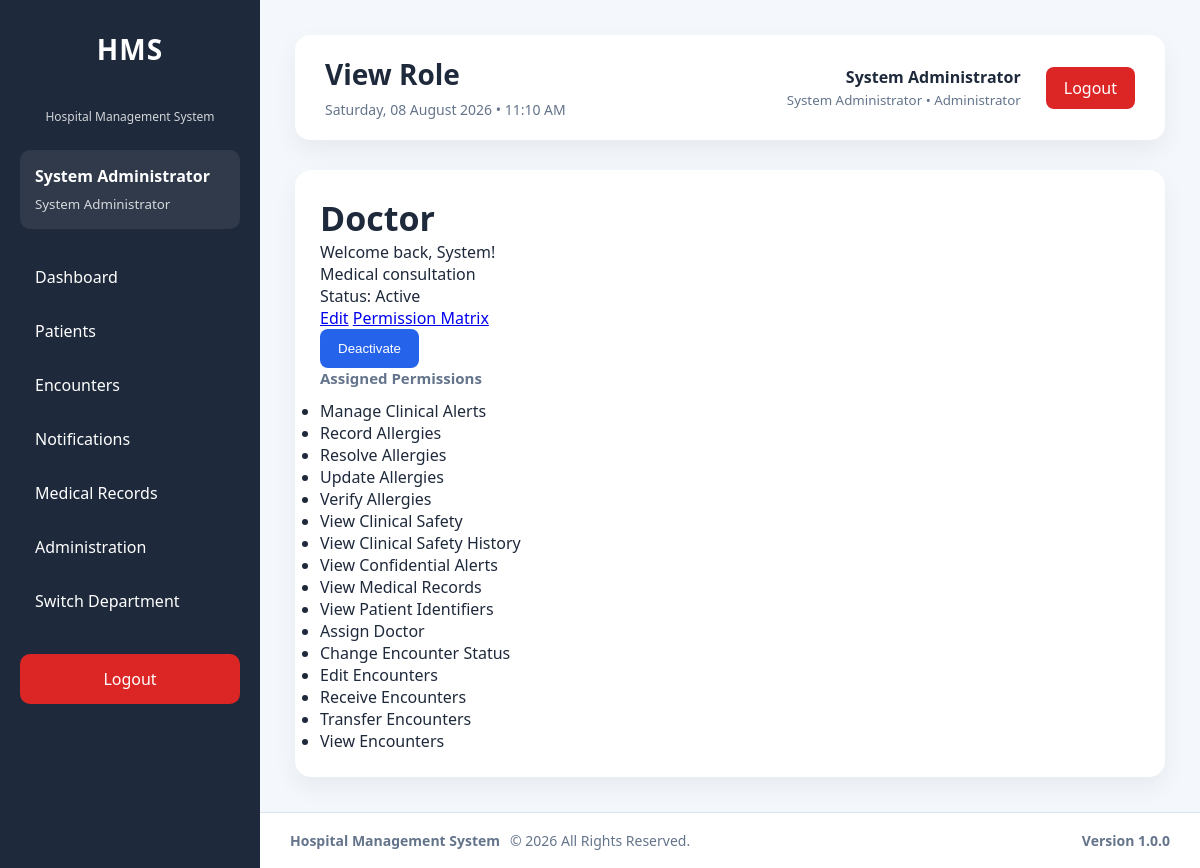
/modules/administration/roles/view.php?id=4 (signed in), run on an earlier commit of the app's database.
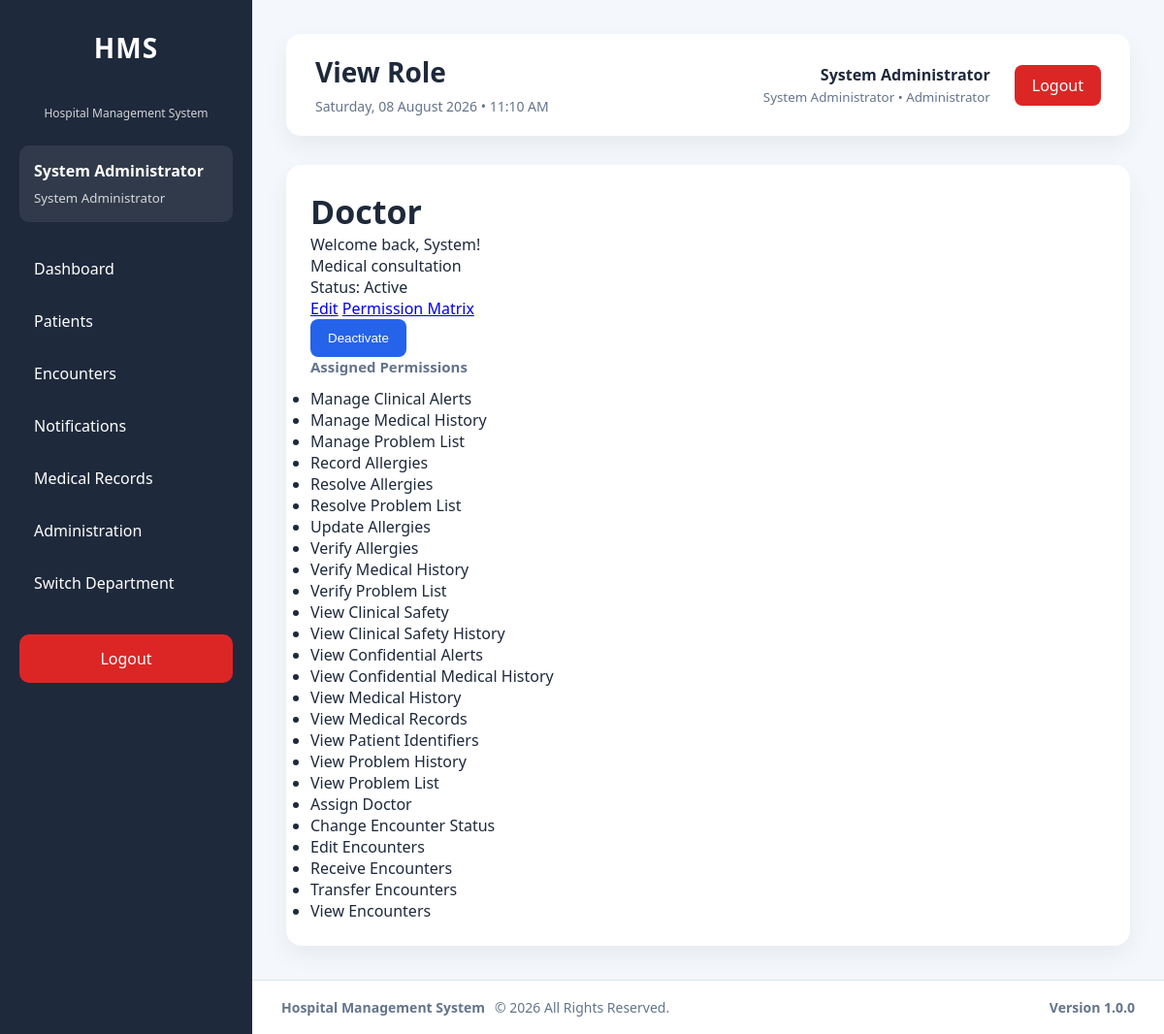
And on a later commit of the database.
### tables this page shows
CREATE TABLE `permissions` (
  `id` int(11) NOT NULL AUTO_INCREMENT,
  `permission_key` varchar(100) NOT NULL,
  `permission_name` varchar(150) NOT NULL,
  `module` varchar(100) NOT NULL,
  `description` text DEFAULT NULL,
  `is_active` tinyint(1) NOT NULL DEFAULT 1,
  `created_at` timestamp NOT NULL DEFAULT current_timestamp(),
  `updated_at` timestamp NULL DEFAULT NULL ON UPDATE current_timestamp(),
  PRIMARY KEY (`id`),
  UNIQUE KEY `uq_permissions_key` (`permission_key`),
  KEY `idx_permissions_module` (`module`),
  KEY `idx_permissions_active` (`is_active`)
);

### modules/administration/partials/bootstrap.php (called while the page is built, shortened)
<?php
require_once __DIR__ . '/../../../config/auth.php';
require_once __DIR__ . '/../../../config/database.php';
require_once __DIR__ . '/../../../config/helpers.php';
require_once __DIR__ . '/../../../services/RoleService.php';
require_once __DIR__ . '/../../../services/PermissionService.php';
require_once __DIR__ . '/../../../services/UserDepartmentService.php';
$permissionService = new PermissionService($pdo);
$roleService = new RoleService($pdo);

### services/RoleService.php (called while the page is built, shortened)
<?php
class RoleService
{
    private PDO $pdo;
    public function __construct(PDO $pdo)
    {
        $this->pdo = $pdo;
    }
    public function getRole(int $roleId): ?array
    {
        $stmt = $this->pdo->prepare('
            SELECT id, role_name, description, is_active, created_at, updated_at
            FROM roles
            WHERE id = :id
            LIMIT 1
        ');
        $stmt->execute([':id' => $roleId]);
        $role = $stmt->fetch(PDO::FETCH_ASSOC);
        return $role ?: null;
    }
}

### config/helpers.php (called while the page is built, shortened)
<?php
function e($value): string
{
    return htmlspecialchars(
        (string)$value,
        ENT_QUOTES,
        'UTF-8'
    );
}

### services/PermissionService.php (called while the page is built, shortened)
<?php
class PermissionService
{
    private PDO $pdo;
    public function __construct(PDO $pdo, ?SettingsService $settingsService = null)
    {
        $this->pdo = $pdo;
    }
    public function getRolePermissions(int $roleId): array
    {
        $stmt = $this->pdo->prepare('
            SELECT p.id, p.permission_key, p.permission_name, p.module,
                   p.description, p.is_active
            FROM permissions p
            INNER JOIN role_permissions rp ON rp.permission_id = p.id
            WHERE rp.role_id = :role_id
            ORDER BY p.module, p.permission_name
        ');
        $stmt->execute([':role_id' => $roleId]);
        return $stmt->fetchAll(PDO::FETCH_ASSOC);
    }
}

### modules/administration/roles/view.php (the view, shortened to what this page needs)
<?php
require_once __DIR__ . '/../partials/bootstrap.php';
$roleId = (int)($_GET['id'] ?? 0);
$role = $roleService->getRole($roleId);
$permissions = $permissionService->getRolePermissions($roleId);
$success = $_SESSION['success_message'] ?? null;
require_once __DIR__ . '/../../../layouts/header.php';
require_once __DIR__ . '/../../../layouts/sidebar.php';
?>
<main class="content">
    <?php require_once __DIR__ . '/../../../layouts/navbar.php'; ?>
    <section class="card">
        <h2><?= e($role['role_name']) ?></h2>
        <?php if ($success): ?><p class="alert alert-success"><?= e($success) ?></p><?php endif; ?>
        <p><?= e((string)$role['description']) ?></p>
        <p>Status: <?= !empty($role['is_active']) ? 'Active' : 'Inactive' ?></p>
        <p><a class="btn-primary" href="edit.php?id=<?= $roleId ?>">Edit</a> <a href="../permissions/matrix.php?role_id=<?= $roleId ?>">Permission Matrix</a></p>
        <form method="POST" action="action.php">
            <button name="action" value="<?= !empty($role['is_active']) ? 'deactivate' : 'activate' ?>">
                <?= !empty($role['is_active']) ? 'Deactivate' : 'Activate' ?>
            </button>
        </form>
        <h3>Assigned Permissions</h3>
        <ul><?php foreach ($permissions as $permission): ?><li><?= e($permission['permission_name']) ?></li><?php endforeach; ?></ul>
    </section>
</main>
<?php require_once __DIR__ . '/../../../layouts/footer.php'; ?>

What changed in the data, as far as the page shows it:
added permissions: permission_name "Manage Medical History"
added permissions: permission_name "Manage Problem List"
added permissions: permission_name "Resolve Problem List"
added permissions: permission_name "Verify Medical History"
added permissions: permission_name "Verify Problem List"
added permissions: permission_name "View Confidential Medical History"
added permissions: permission_name "View Medical History"
added permissions: permission_name "View Problem History"
added permissions: permission_name "View Problem List"
